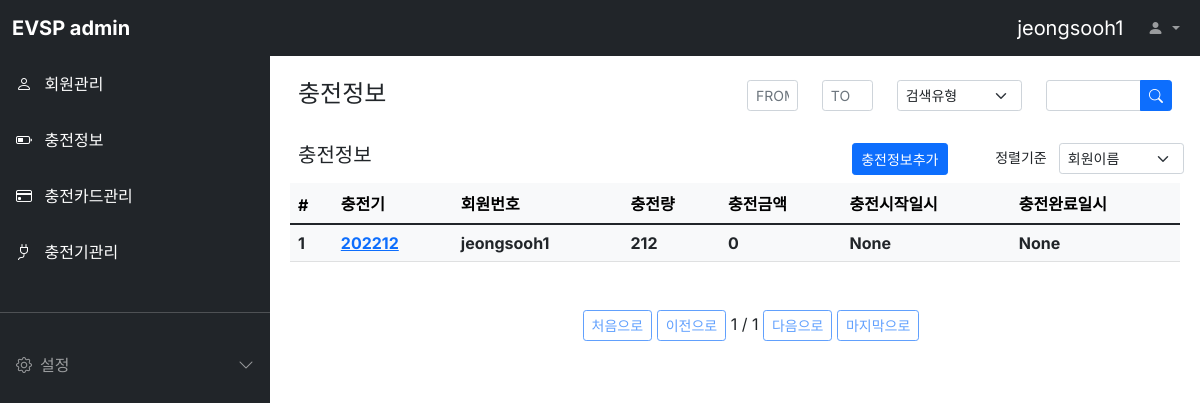
Page /charginginfo/ (signed in) on the committed database.
### charginginfo/models.py (models this page shows)
class Charginginfo(models.Model):
  cpnumber = models.CharField(max_length=64, verbose_name='충전기번호')
  userid = models.CharField(max_length=64, verbose_name='회원아이디')
  energy = models.IntegerField(verbose_name='충전량')
  amount = models.IntegerField(verbose_name='충전금액')
  start_dttm = models.DateTimeField(auto_now_add=False, verbose_name='충전시작일시')
  end_dttm = models.DateTimeField(auto_now_add=False, verbose_name='충전완료일시')
  class Meta:
    db_table = 'evsp_charginginfo'
    verbose_name = '충전정보'
    verbose_name_plural = '충전정보'

### charginginfo/views.py (the view)
# urls.py: path('charginginfo/', CharginginfoList.as_view()),
class CharginginfoList(ListView):
  model = Charginginfo
  template_name='charginginfo.html'
  context_object_name = 'charginginfoList'
  paginate_by = 2
  queryset = Charginginfo.objects.all()
  def get_context_data(self, **kwargs):
    context = super().get_context_data(**kwargs)
    user_id = self.request.session['user']
    context['loginuser'] = user_id
    return context

### charginginfo/templates/charginginfo.html (shortened to what this page needs)
{% extends "base.html" %}
{% block head %}
<link rel="stylesheet" href="//code.jquery.com/ui/1.13.2/themes/base/jquery-ui.css">
{% endblock %}
{% block contents %}
<div class="row mt-3 mx-3">
  <div class="col-md-6 fw-bold"><h4>충전정보</h4></div>
  <div class="col-md-1">
    <form>
      <div class="input-group input-group-sm" id="datepicket1">
        <input type="text" id="date-picker1" class="form-control" placeholder="FROM" />
      </div>
    </form>
  </div>
  <div class="col-md-1">
    <form>
      <div class="input-group input-group-sm" id="datepicket2">
        <input type="text" id="date-picker2" class="form-control" placeholder="TO" />
      </div>
    </form>
  </div>
  <div class="col-md-2">
    <select class="form-select form-select-sm" aria-label="Default select example">
      <option selected>검색유형</option>
    </select>
  </div>
  <div class="col-md-2">
    <form>
      <div class="input-group input-group-sm">
        <input type="text" class="form-control" placeholder="" aria-label="Recipient's username" aria-describedby="button-addon2">
        <button class="btn btn-primary" type="button" id="button-addon2">
          <i class="bi bi-search"></i>
        </button>
      </div>
    </form>
  </div>
</div>
<div class="row mt-3 mx-3">
  <div class="col-md-6 fw-bold"><h5>충전정보</h5></div>
  <div class="col-md-3 d-grid justify-content-md-end">
    <button class="btn btn-primary btn-sm"
      onclick="location.href='/charginginfo/register/'">충전정보추가
    </button>
  </div>
  <div class="col-md-3">
    <div class="row justify-content-end">
      <label class="col form-select-sm text-end">정렬기준</label>
      <select class="col form-select form-select-sm" aria-label="Default select example">
        <option selected>회원이름</option>
      </select>
    </div>
  </div>
</div>
<div class="row mt-2 mx-2">
  <div class="col-12">
    <table class="table table-light">
      <thead class="thead-light">
        <tr>
          <th scope="col">#</th>
          <th scope="col">충전기</th>
          <th scope="col">회원번호</th>
          <th scope="col">충전량</th>
          <th scope="col">충전금액</th>
          <th scope="col">충전시작일시</th>
          <th scope="col">충전완료일시</th>
        </tr>
      </thead>
      <tbody class="text-dark">
        {% for charginginfo in charginginfoList %}
        <tr>
          <th scope="row">{{ charginginfo.id }}</th>
          <th><a href="/charginginfo/{{ charginginfo.id }}">{{ charginginfo.cpnumber }}</a></th>
          <th>{{ charginginfo.userid }}</th>
          <th>{{ charginginfo.energy }}</th>
          <th>{{ charginginfo.amount }}</th>
          <th>{{ charginginfo.start_dttm }}</th>
          <th>{{ charginginfo.end_dttm }}</th>
        </tr>
        {% endfor %}
      </tbody>
    </table>
    <div class="pagination justify-content-center mt-5">
      <ul class="step-links">
        {% if page_obj.has_previous %}
        <a class="btn btn-sm btn-outline-primary" href="?page=1">처음으로</a>
        <a class="btn btn-sm btn-outline-primary" href="?page={{ page_obj.previous_page_number }}">이전으로</a>
        {% else %}
        <a class="btn btn-sm btn-outline-primary disabled" href="#">처음으로</a>
        <a class="btn btn-sm btn-outline-primary disabled" href="#">이전으로</a>
        {% endif %}
      <span class="current">
        {{ page_obj.number }} / {{ page_obj.paginator.num_pages }}
      </span>
        {% if page_obj.has_next %}
        <a class="btn btn-sm btn-outline-primary" href="?page={{ page_obj.next_page_number }}">다음으로</a>
        <a class="btn btn-sm btn-outline-primary" href="?page={{ page_obj.paginator.num_pages }}">마지막으로</a>
        {% else %}
        <a class="btn btn-sm btn-outline-primary disabled" href="#">다음으로</a>
        <a class="btn btn-sm btn-outline-primary disabled" href="#">마지막으로</a>
        {% endif %}
      </ul>
    </div>
  </div>
</div>
{% endblock %}

### evuser/templates/base.html (shortened to what this page needs)
<html>
<head>
  <link href="https://cdn.jsdelivr.net/npm/bootstrap@5.1.3/dist/css/bootstrap.min.css" rel="stylesheet">
  <link rel="stylesheet" href="https://cdn.jsdelivr.net/npm/bootstrap-icons@1.8.1/font/bootstrap-icons.css">
  {% block head %}
  {% endblock %}
  <link rel="stylesheet" href="/static/style.css" />
</head>
<body>
  <nav class="navbar navbar-expand-lg navbar-dark bg-dark fixed-top">
    <div class="container-fluid">
      <a class="navbar-brand fw-bold me-auto" href="#">EVSP admin</a>
      <div class="collapse navbar-collapse" id="navbarSupportedContent">
        <a class="navbar-brand ms-auto" href="#">{{ loginuser }}</a>
        <ul class="navbar-nav mb-2 mb-lg-0">
          <li class="nav-item dropdown">
            <a class="nav-link dropdown-toggle" href="#" id="navbarDropdown" role="button" data-bs-toggle="dropdown" aria-expanded="false">
              <i class="bi bi-person-fill"></i>
            </a>
          </li>
        </ul>
      </div>
    </div>
  </nav>
  <div
    class="offcanvas bg-dark sidebar-nav"
    tabindex="-1" id="offcanvasExample"
    aria-labelledby="offcanvasExampleLabel"
  >
    <div class="offcanvas-body p-0">
      <nav class="navbar-dark">
        <ul class="navbar-nav">
          <li>
            <a href="/evuser/" class="nav-link p-3 active">
              <span class="me-2">
                <i class="bi bi-person"></i>
              </span>
              <span>회원관리</span>
            </a>
          </li>
          <li>
            <a href="/charginginfo/" class="nav-link p-3 active">
              <span class="me-2">
                <i class="bi bi-battery-half"></i>
              </span>
              <span>충전정보</span>
            </a>
          </li>
          <li>
            <a href="/cardinfo/" class="nav-link p-3 active">
              <span class="me-2">
                <i class="bi bi-credit-card"></i>
              </span>
              <span>충전카드관리</span>
            </a>
          </li>
          <li>
            <a href="/evcharger/" class="nav-link p-3 active">
              <span class="me-2">
                <i class="bi bi-plug"></i>
              </span>
              <span>충전기관리</span>
            </a>
          </li>
          <li class="my-4">
            <hr class="dropdown-divider bg-light" />
          </li>
          <li>
            <a class="nav-link px-3 sidebar-link" data-bs-toggle="collapse"
              href="#collapseExample" role="button" aria-expanded="false"
              aria-controls="collapseExample"
            >
              <span class="me-2">
                <i class="bi bi-gear"></i>
              </span>
              <span>설정</span>
              <span class="right-icon ms-auto">
                <i class="bi bi-chevron-down"></i>
              </span>
            </a>
          </li>
        </ul>
      </nav>
    </div>
  </div>
  <main class="mt-5 pt-3">
    {% block contents %}
    {% endblock %}
  </main>
</body>
</html>

### static/style.css (style rules this page uses)
body, button { font-family: "Inter", sans-serif; }
:root { --offcanvas-width: 270px; --topNavbarHeight: 56px; }
.sidebar-nav { width: var(--offcanvas-width); }
.sidebar-link { display: flex; align-items: center; }
.sidebar-link .right-icon { display: inline-flex; transition: all ease 0.25s; }
@media (min-width: 992px) { body { overflow: auto !important; } }
@media (min-width: 992px) { main { margin-left: var(--offcanvas-width); } }
@media (min-width: 992px) { .sidebar-nav { transform: none; visibility: visible !important; top:var(--topNavbarHeight); height: calc(100% - var(--topNavbarHeight)); } }

### rows in the picture
Charginginfo: userid "jeongsooh1", id "1", cpnumber "202212", energy "212", amount "0", start_dttm "None", end_dttm "None"

### other values in the picture
{{ page_obj.number }} "1"
{{ page_obj.paginator.num_pages }} "1"
